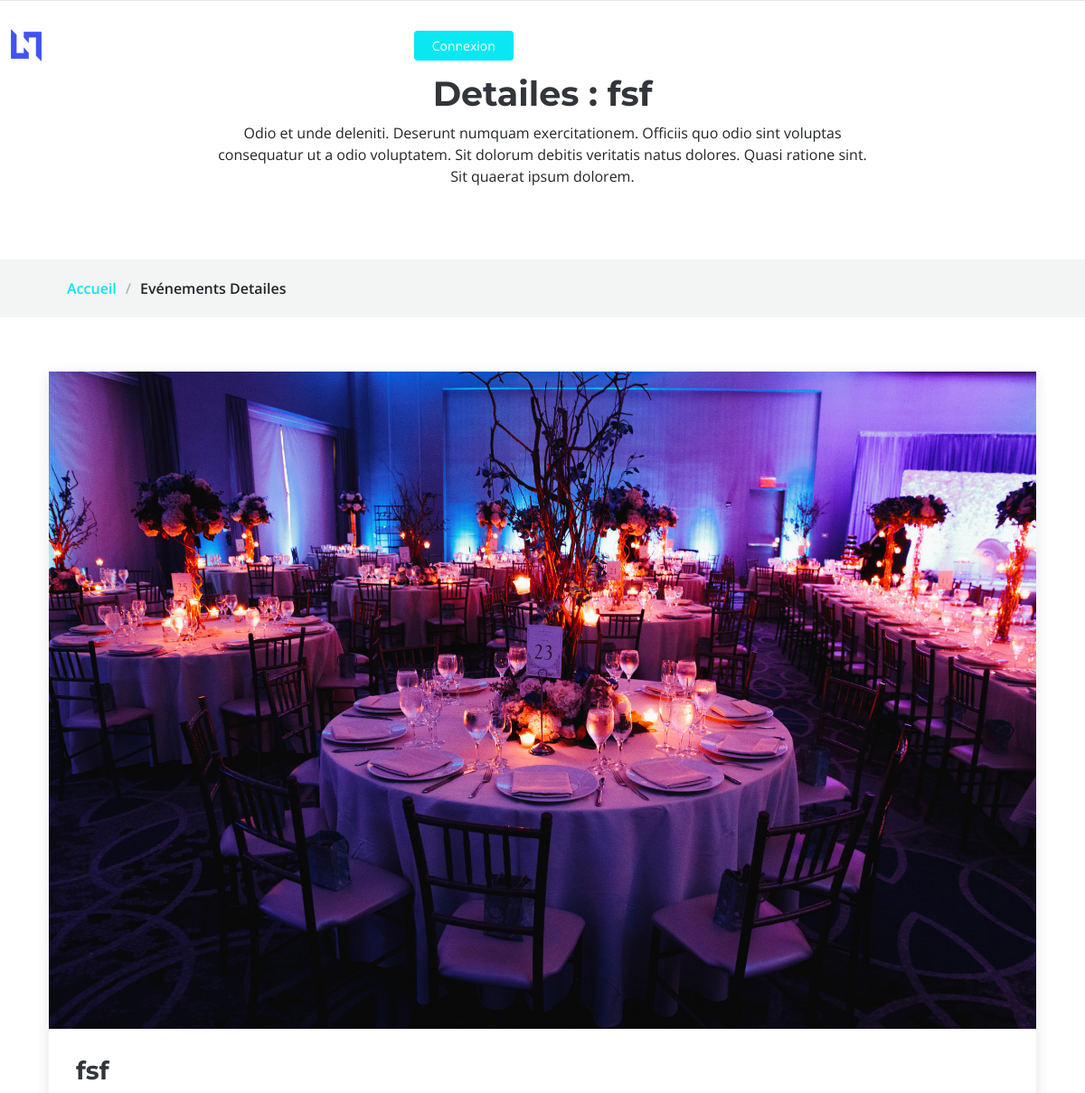
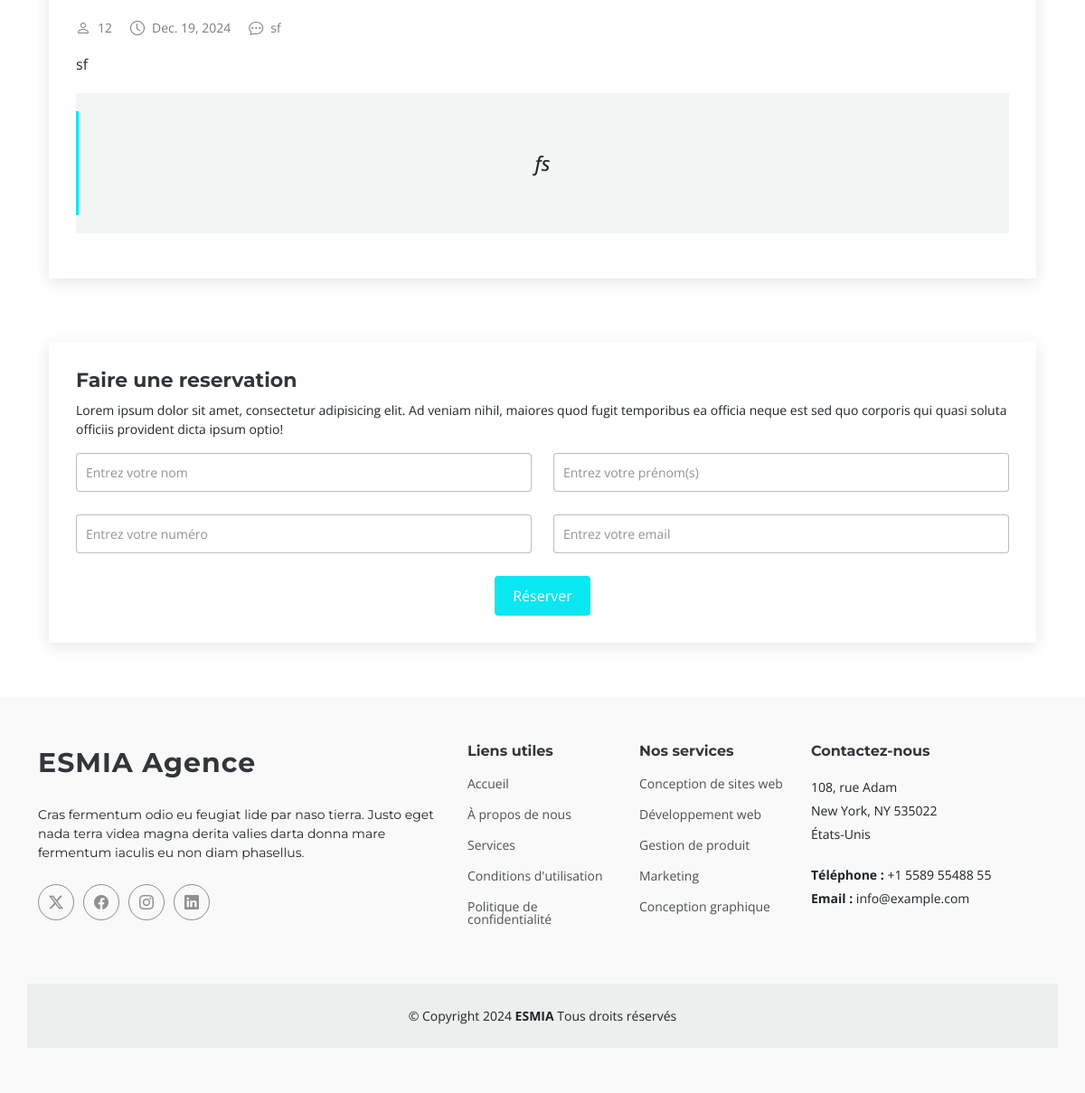
/event/2/, run on the app's committed database (2 pictures, top to bottom).
### app/models.py (models this page shows, shortened)
class Event(models.Model):
    category = models.CharField(max_length=100)
    title = models.CharField(max_length=100)
    description_court = models.TextField()
    description_longue = models.TextField()
    location = models.CharField(max_length=200)
    date = models.DateField()
    capacity = models.IntegerField()
    program = models.TextField()
    image = models.ImageField(upload_to='Evenements/')

### app/views.py (the view)
# urls.py: path('event/<int:event_id>/', event_detail, name='event_detail'),
def event_detail(request, event_id):
    event = get_object_or_404(Event, id=event_id)
    return render(request, 'event_detail.html', {'event': event})

### app/templates/event_detail.html (shortened to what this page needs)
<!DOCTYPE html>
<html lang="en">
<head>
    {%load static%}
    <link rel="stylesheet" href="https://cdn.jsdelivr.net/npm/aos@2.3.4/dist/aos.css" />
    {%load static%}
    <link href="{% static 'assets/vendor/bootstrap/css/bootstrap.min.css' %}" rel="stylesheet">
    <link href="{% static 'assets/vendor/bootstrap-icons/bootstrap-icons.css' %}" rel="stylesheet">
    <link href="{% static 'assets/vendor/aos/aos.css' %}" rel="stylesheet">
    <link href="{% static 'assets/vendor/glightbox/css/glightbox.min.css' %}" rel="stylesheet">
    <link href="{% static 'assets/vendor/swiper/swiper-bundle.min.css' %}" rel="stylesheet">
    <link rel="stylesheet" href="{% static 'assets/css/main.css' %}">
</head>
<body class="index-page">
    {% include 'layouts/header_details.html' %}
    <main class="blog-details-page">
        <div class="page-title" data-aos="fade">
        <div class="heading">
            <div class="container">
            <div class="row d-flex justify-content-center text-center">
                <div class="col-lg-8">
                <h1>Detailes : {{ event.title }}</h1>
                <p class="mb-0">Odio et unde deleniti. Deserunt numquam exercitationem. Officiis quo odio sint voluptas consequatur ut a odio voluptatem. Sit dolorum debitis veritatis natus dolores. Quasi ratione sint. Sit quaerat ipsum dolorem.</p>
                </div>
            </div>
            </div>
        </div>
        <nav class="breadcrumbs" id="detailsEvents">
            <div class="container">
            <ol>
                <li><a href="{% url 'index' %}">Accueil</a></li>
                <li class="current">Evénements Detailes</li>
            </ol>
            </div>
        </nav>
        </div>
        <div class="container">
            <div class="row">
                <div class="col-lg-12">
                <section id="blog-details" class="blog-details section">
                    <div class="container">
                    <article class="article">
                        <div class="post-img">
                        {%load static%}
                        <img src="{{ event.image.url }}" alt="" class="img-fluid">
                        </div>
                        <h2 class="title">{{event.title}}</h2>
                        <div class="meta-top">
                        <ul>
                            <li class="d-flex align-items-center"><i class="bi bi-person"></i> <a href="blog-details.html">{{event.capacity}}</a></li>
                            <li class="d-flex align-items-center"><i class="bi bi-clock"></i> <a href="blog-details.html"><time datetime="2020-01-01">{{event.date}}</time></a></li>
                            <li class="d-flex align-items-center"><i class="bi bi-chat-dots"></i> <a href="blog-details.html">{{event.location}}</a></li>
                        </ul>
                        </div>
                        <div class="content">
                        <p>
                            {{event.description_longue}}
                        </p>
                        <blockquote>
                            <p>
                            {{event.description_court}}
                            </p>
                        </blockquote>
                        </div>
                    </article>
                    </div>
                </section>
                <section id="comment-form" class="comment-form section">
                    <div class="container">
                    <form action="">
                        <h4>Faire une reservation</h4>
                        <p>Lorem ipsum dolor sit amet, consectetur adipisicing elit. Ad veniam nihil, maiores quod fugit temporibus ea officia neque est sed quo corporis qui quasi soluta officiis provident dicta ipsum optio!</p>
                        <div class="row">
                            <div class="col-md-6 form-group">
                                <input name="name" type="text" class="form-control" placeholder="Entrez votre nom">
                            </div>
                            <div class="col-md-6 form-group">
                                <input name="surname" type="text" class="form-control" placeholder="Entrez votre prénom(s)">
                            </div>
                            <div class="col-md-6 form-group">
                                <input name="number" type="text" class="form-control" placeholder="Entrez votre numéro">
                            </div>
                            <div class="col-md-6 form-group">
                                <input name="email" type="text" class="form-control" placeholder="Entrez votre email">
                            </div>
                        </div>
                        <div class="text-center">
                        <button type="submit" class="btn btn-primary">Réserver</button>
                        </div>
                    </form>
                    </div>
                </section>
                </div>
            </div>
        </div>
    </main>
        {% include 'layouts/footer.html' %}
    {%load static%}
</body>
</html>

### app/static/assets/css/main.css (style rules this page uses)
:root { --default-font: "Open Sans", system-ui, -apple-system, "Segoe UI", Roboto, "Helvetica Neue", Arial, "Noto Sans", "Liberation Sans", sans-serif, "Apple Color Emoji", "Segoe UI Emoji", "Segoe UI Symbol", "Noto Color Emoji"; --heading-font: "Montserrat", sans-serif; --nav-font: "Poppins", sans-serif; }
:root { --background-color: #ffffff; --default-color: #212529; --heading-color: #32353a; --accent-color: #09e7f3; --surface-color: #ffffff; --contrast-color: #ffffff; }
:root { --nav-color: #3a3939; --nav-hover-color: #09e7f3; --nav-mobile-background-color: #ffffff; --nav-dropdown-background-color: #ffffff; --nav-dropdown-color: #3a3939; --nav-dropdown-hover-color: #09e7f3; }
:root { scroll-behavior: smooth; }
body { color: var(--default-color); background-color: var(--background-color); font-family: var(--default-font); }
a { color: var(--accent-color); text-decoration: none; transition: 0.3s; }
h1, h2, h3, h4, h5, h6 { color: var(--heading-color); font-family: var(--heading-font); }
.page-title { color: var(--default-color); background-color: var(--background-color); position: relative; }
.page-title .heading { padding: 80px 0; border-top: 1px solid color-mix(in srgb, var(--default-color), transparent 90%); }
.page-title .heading h1 { font-size: 38px; font-weight: 700; }
.page-title nav { background-color: color-mix(in srgb, var(--default-color), transparent 95%); padding: 20px 0; }
.page-title nav ol { display: flex; flex-wrap: wrap; list-style: none; margin: 0; font-size: 16px; font-weight: 600; }
.page-title nav ol li+li { padding-left: 10px; }
.page-title nav ol li+li::before { content: "/"; display: inline-block; padding-right: 10px; color: color-mix(in srgb, var(--default-color), transparent 70%); }
section, .section { color: var(--default-color); background-color: var(--background-color); padding: 60px 0; scroll-margin-top: 98px; overflow: clip; }
.blog-details { padding-bottom: 30px; }
.blog-details .article { background-color: var(--surface-color); padding: 30px; box-shadow: 0 4px 16px rgba(0, 0, 0, 0.1); }
.blog-details .post-img { margin: -30px -30px 20px -30px; overflow: hidden; }
.blog-details .title { color: var(--heading-color); font-size: 28px; font-weight: 700; padding: 0; margin: 30px 0; }
.blog-details .content { margin-top: 20px; }
.blog-details .content blockquote { overflow: hidden; background-color: color-mix(in srgb, var(--default-color), transparent 95%); padding: 60px; position: relative; text-align: center; margin: 20px 0; }
.blog-details .content blockquote p { color: var(--default-color); line-height: 1.6; margin-bottom: 0; font-style: italic; font-weight: 500; font-size: 22px; }
.blog-details .content blockquote:after { content: ""; position: absolute; left: 0; top: 0; bottom: 0; width: 3px; background-color: var(--accent-color); margin-top: 20px; margin-bottom: 20px; }
.blog-details .meta-top { margin-top: 20px; color: color-mix(in srgb, var(--default-color), transparent 40%); }
.blog-details .meta-top ul { display: flex; flex-wrap: wrap; list-style: none; align-items: center; padding: 0; margin: 0; }
.blog-details .meta-top ul li+li { padding-left: 20px; }
.blog-details .meta-top i { font-size: 16px; margin-right: 8px; line-height: 0; color: color-mix(in srgb, var(--default-color), transparent 40%); }
.blog-details .meta-top a { color: color-mix(in srgb, var(--default-color), transparent 40%); font-size: 14px; display: inline-block; line-height: 1; }
.comment-form { padding-top: 10px; }
.comment-form form { background-color: var(--surface-color); margin-top: 30px; padding: 30px; box-shadow: 0 4px 16px rgba(0, 0, 0, 0.1); }
.comment-form form h4 { font-weight: bold; font-size: 22px; }
.comment-form form p { font-size: 14px; }
.comment-form form input { background-color: var(--surface-color); color: var(--default-color); border: 1px solid color-mix(in srgb, var(--default-color), transparent 70%); font-size: 14px; border-radius: 4px; padding: 10px 10px; }
.comment-form form input::placeholder { color: color-mix(in srgb, var(--default-color), transparent 50%); }
.comment-form form .form-group { margin-bottom: 25px; }
.comment-form form .btn-primary { border-radius: 4px; padding: 10px 20px; border: 0; background-color: var(--accent-color); color: var(--contrast-color); }

### data on the page
Event: title "fsf", image (picture), capacity "12", date "Dec. 19, 2024", location "sf", description_longue "sf", description_court "fs"
